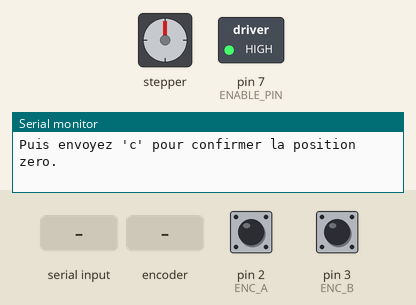
Bench run of a sketch on a simulated Arduino Mega 2560, built with avr-gcc and run on an emulated ATmega2560. Parts: stepper motor, switched loads named in the sketch (green lamp = pin HIGH), the last lines printed to the serial monitor. The test bench sets the inputs (shaded band); at power-on: pin 2 (ENC_A) HIGH, pin 3 (ENC_B) HIGH. Stepper angles assume 3200 steps per turn.

Above: at 1.2 s.
1.3 s: "c" received over Serial
2.8 s: "s" received over Serial
At 3.7 s:
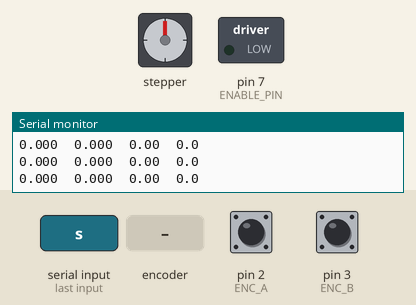
4.3 s: rotary encoder on pin 2 (ENC_A) / pin 3 (ENC_B) turned 1 step (first pin leading)
At 6.49 s:
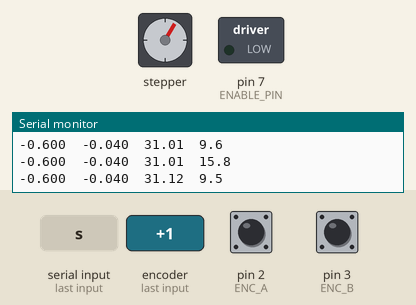
7.3 s: "e" received over Serial
At 8.3 s:
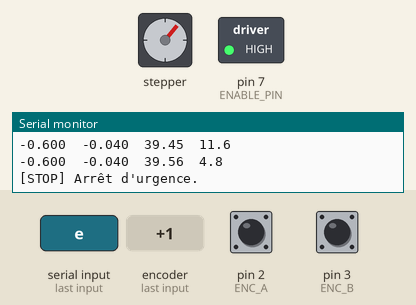
8.8 s: "S" received over Serial
At 9.6 s:
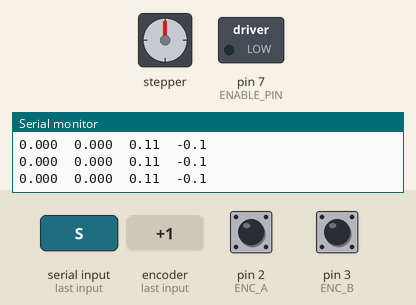
10.3 s: rotary encoder on pin 2 (ENC_A) / pin 3 (ENC_B) turned 3 steps (first pin leading)
At 16.4 s:
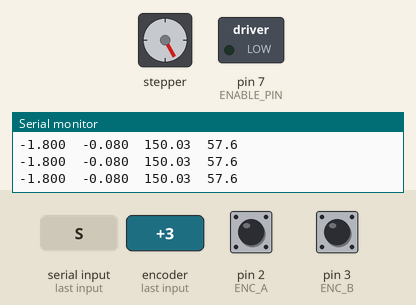
Timing chart, 0 to 16.6 s (numbered marks = the images above; inputs shaded):
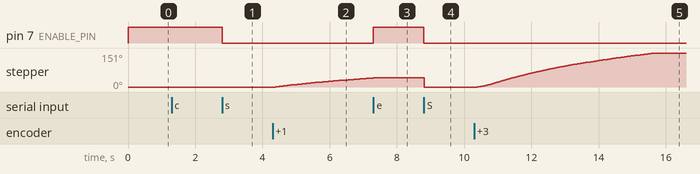

The sketch:

pendule_inverse.ino
```cpp
/**
 * ============================================================
 *  PENDULE INVERSÉ — Contrôle LQR sur chariot linéaire
 * ============================================================
 *
 * Matériel supposé :
 *   - Arduino Mega (recommandé : 6 broches d'interruption)
 *     ou ESP32 (toutes les broches supportent les interruptions)
 *   - Codeur incrémental quadrature sur broches 2 & 3 (INT0/INT1 Mega)
 *   - Driver pas à pas (A4988/DRV8825/TMC2209) sur broches STEP/DIR
 *   - Fin de course optionnel sur broche LIMIT_PIN
 *
 * Bibliothèques requises :
 *   - AccelStepper  → Gestionnaire de bibliothèques Arduino
 *
 * Contrôleur :
 *   Retour d'état LQR linéarisé autour de l'équilibre instable (θ=0)
 *   u = -K * [θ, θ̇, x, ẋ]
 *   où u est la vitesse du chariot en mm/s.
 *
 *   Les gains K sont à régler selon votre système physique.
 *   Un point de départ raisonnable est fourni — ajustez par simulation
 *   ou par essais (voir section RÉGLAGE DES GAINS).
 *
 * Repère angulaire :
 *   θ = 0   → pendule vertical vers le HAUT (équilibre instable)
 *   θ > 0   → pendule penché à droite
 *   Le codeur doit être câblé pour que ce sens soit respecté.
 * ============================================================
 */

#include "encoder.h"
#include "stepper_velocity.h"

// ─────────────────────────────────────────────
//  BROCHES
// ─────────────────────────────────────────────
constexpr uint8_t ENC_A       = 2;   // Interruption INT0
constexpr uint8_t ENC_B       = 3;   // Interruption INT1
constexpr uint8_t STEP_PIN    = 5;
constexpr uint8_t DIR_PIN     = 6;
constexpr uint8_t ENABLE_PIN  = 7;   // LOW = driver activé (A4988/DRV8825)
constexpr uint8_t LIMIT_PIN   = 8;   // fin de course (INPUT_PULLUP, NC)

// ─────────────────────────────────────────────
//  PARAMÈTRES MÉCANIQUES  — À ADAPTER
// ─────────────────────────────────────────────
// Codeur
constexpr uint16_t ENC_PPR        = 600;    // impulsions/tour (avant x4)
constexpr float    ENC_OFFSET_RAD = 0.0f;    // offset si le zéro n'est pas au top

float u_filtered = 0.0f;          // commande lissée
constexpr float U_ALPHA = 0.1f;   // 0.0 = immobile, 1.0 = pas de lissage
                                   // commencez à 0.3, montez si trop mou

// Moteur / transmission
constexpr float STEPS_PER_REV  = 200.0f;    // pas/tour moteur (1.8°)
constexpr float MICROSTEPPING  = 16.0f;     // microstep configuré sur le driver
constexpr float PULLEY_DIAM_MM = 113.2f;     // diamètre primitif poulie crantée (mm)
// steps/mm = (steps/rev * microstepping) / (π * Ø)
const float STEPS_PER_MM = (STEPS_PER_REV * MICROSTEPPING)
                           / (PI * PULLEY_DIAM_MM);   // ≈ 50.9 steps/mm pour GT2 Ø20

// Limites du chariot (mm depuis la position zéro, trouvée à l'init)
constexpr float RAIL_HALF_LENGTH_MM = 150.0f;

// ─────────────────────────────────────────────
//  PARAMÈTRES DU CONTRÔLEUR LQR  — À RÉGLER
// ─────────────────────────────────────────────
//
//  RÉGLAGE DES GAINS :
//  Le modèle linéarisé du pendule sur chariot est :
//    θ̈ = (g/l)·θ  +  (1/l)·ü_chariot   (approximation sin θ ≈ θ)
//  avec l = longueur du pendule (m), g = 9.81 m/s²
//
//  Pour régler par simulation (Python/Matlab) :
//    A = [[0,1,0,0],[g/l,0,0,0],[0,0,0,1],[0,0,0,0]]
//    B = [[0],[-1/l],[0],[1]]
//    Q = diag([q_theta, q_dtheta, q_x, q_dx])
//    R = [r_u]
//  puis K = lqr(A, B, Q, R)
//
//  Point de départ empirique (pendule ~30 cm, rail ~300 mm) :
//    K = [Kθ, Kθ̇, Kx, Kẋ]  →  u_vitesse = -K * état
//
constexpr float PENDULUM_LENGTH_M = 0.073f;   // longueur pendule (m) — à mesurer !

// Gains LQR (vitesse chariot en mm/s par unité d'état)
// θ en rad, θ̇ en rad/s, x en mm, ẋ en mm/s
constexpr float K_THETA  =  4500.0f;   // [mm/s / rad]
constexpr float K_DTHETA =  450.0f;   // [mm/s / (rad/s)]
constexpr float K_X      =    0.8f;   // [mm/s / mm]     (maintien de position)
constexpr float K_DX     =    2.5f;   // [mm/s / (mm/s)]

// Saturation de la commande
constexpr float MAX_VELOCITY_MMS  = 7000.0f;  // mm/s

// Zone d'activation du contrôle (en dehors = arrêt moteur)
// Si le pendule est trop loin de la verticale, on abandonne
constexpr float CONTROL_ANGLE_RAD = 1.0f;   // ≈ 20°

// ─────────────────────────────────────────────
//  PÉRIODE D'ÉCHANTILLONNAGE
// ─────────────────────────────────────────────
constexpr unsigned long CONTROL_PERIOD_US = 5000UL;   // 5 ms → 200 Hz

// ─────────────────────────────────────────────
//  OBJETS GLOBAUX
// ─────────────────────────────────────────────
Encoder        enc(ENC_A, ENC_B, ENC_PPR, ENC_OFFSET_RAD);
StepperVelocity motor(STEP_PIN, DIR_PIN, STEPS_PER_MM, MAX_VELOCITY_MMS);

// ISR globales — obligatoire pour les méthodes d'instance
void isrA() { enc.handleA(); }
void isrB() { enc.handleB(); }

// ─────────────────────────────────────────────
//  VARIABLES D'ÉTAT
// ─────────────────────────────────────────────
enum State { INIT, HOMING, WAITING, CONTROLLING, FAULT };
State systemState = INIT;

float x_ref_mm = 0.0f;           // consigne de position chariot (centre rail)

// Filtrage simple de la vitesse du chariot (dérivée de position)
float x_prev_mm  = 0.0f;
float dx_filtered = 0.0f;
constexpr float DX_ALPHA = 0.2f;

unsigned long lastControlTime_us = 0;

// ─────────────────────────────────────────────
//  SETUP
// ─────────────────────────────────────────────
void setup() {
  Serial.begin(115200);

  enc.begin();
  attachInterrupt(digitalPinToInterrupt(ENC_A), isrA, CHANGE);
  attachInterrupt(digitalPinToInterrupt(ENC_B), isrB, CHANGE);

  pinMode(ENABLE_PIN, OUTPUT);
  digitalWrite(ENABLE_PIN, HIGH);  // driver désactivé au départ

  motor.begin();
  motor.setSoftLimits(-RAIL_HALF_LENGTH_MM, RAIL_HALF_LENGTH_MM);

  pinMode(LIMIT_PIN, INPUT_PULLUP);

  Serial.println(F("=== Pendule Inverse - LQR ==="));
  Serial.print(F("stalcule = "));
  Serial.println(STEPS_PER_MM, 3);
  Serial.println(F("Envoyez 'h' pour homing."));

  systemState = HOMING;
}

// ─────────────────────────────────────────────
//  HOMING : trouve le centre du rail
// ─────────────────────────────────────────────
void doHoming() {
  Serial.println(F("[HOMING] Centrez le chariot manuellement sur le rail."));
  Serial.println(F("Puis envoyez 'c' pour confirmer la position zero."));

  // Attend la confirmation
  while (true) {
    if (Serial.available()) {
      char c = Serial.read();
      if (c == 'c' || c == 'C') break;
    }
  }

  motor.resetPosition();
  x_ref_mm = 0.0f;
  Serial.println(F("[HOMING] Zero defini. Envoyez 's' pour demarrer le controle."));
  systemState = WAITING;
}

// ─────────────────────────────────────────────
//  BOUCLE DE CONTRÔLE LQR
// ─────────────────────────────────────────────
void controlLoop() {
  unsigned long now_us = micros();
  if ((now_us - lastControlTime_us) < CONTROL_PERIOD_US) return;
  lastControlTime_us = now_us;

  // ── Lecture des états ──────────────────────
  float theta  = enc.getAngleRad();          // rad
  float dtheta = enc.getAngularVelocityRad(); // rad/s
  float x      = motor.getPositionMm();       // mm
  float dx_raw = (x - x_prev_mm) / (CONTROL_PERIOD_US * 1e-6f);
  dx_filtered  = DX_ALPHA * dx_raw + (1.0f - DX_ALPHA) * dx_filtered;
  x_prev_mm    = x;

  // ── Vérification zone de contrôle ─────────
  if (abs(theta) > CONTROL_ANGLE_RAD) {
    motor.stop();
    digitalWrite(ENABLE_PIN, HIGH);
    systemState = FAULT;
    Serial.print(F("[FAULT] Angle trop grand : "));
    Serial.print(theta * RAD_TO_DEG, 1);
    Serial.println(F("°. Relancer avec 's'."));
    return;
  }

  // ── Loi LQR : u = -K * [θ, θ̇, x-x_ref, ẋ] ──
  float u = -(K_THETA  * theta
            + K_DTHETA * dtheta
            + K_X      * (x - x_ref_mm)
            + K_DX     * dx_filtered);

  // Saturation
  u = constrain(u, -MAX_VELOCITY_MMS, MAX_VELOCITY_MMS);
  u_filtered = U_ALPHA * u + (1.0f - U_ALPHA) * u_filtered;
  motor.setVelocity(u_filtered);
  motor.update();

  // ── Télémétrie série (décommenter si besoin) ──
  //Format : theta(deg), dtheta(rad/s), x(mm), u(mm/s)
  Serial.print(theta * RAD_TO_DEG, 3);
  Serial.print('\t'); Serial.print(dtheta, 3);
  Serial.print('\t'); Serial.print(x, 2);
  Serial.print('\t'); Serial.println(u, 1);
}

// ─────────────────────────────────────────────
//  LOOP PRINCIPALE
// ─────────────────────────────────────────────
void loop() {
  // Toujours faire tourner les steps moteur en priorité
  motor.update();

  // ── Commandes série ────────────────────────
  if (Serial.available()) {
    char c = Serial.read();
    switch (c) {
      case 'h':
      case 'H':
        systemState = HOMING;
        break;

      case 's':
      case 'S':
        if (systemState == WAITING || systemState == FAULT) {
          enc.reset();
          motor.resetPosition();
          x_prev_mm    = 0.0f;
          dx_filtered  = 0.0f;
          lastControlTime_us = micros();
          digitalWrite(ENABLE_PIN, LOW);  // active le driver
          systemState = CONTROLLING;
          Serial.println(F("[CTRL] Contrôle LQR actif."));
        }
        break;

      case 'e':
      case 'E':
        motor.stop();
        digitalWrite(ENABLE_PIN, HIGH);
        systemState = WAITING;
        Serial.println(F("[STOP] Arrêt d'urgence."));
        break;

      case 'p':
      case 'P':
        // Affichage des paramètres
        Serial.print(F("theta = ")); Serial.print(enc.getAngleRad() * RAD_TO_DEG, 2);
        Serial.print(F("°  dtheta = ")); Serial.print(enc.getAngularVelocityRad(), 3);
        Serial.print(F(" rad/s  x = ")); Serial.print(motor.getPositionMm(), 1);
        Serial.println(F(" mm"));
        break;
    }
  }

  // ── Machine d'état ────────────────────────
  switch (systemState) {
    case HOMING:
      doHoming();
      break;

    case CONTROLLING:
      controlLoop();
      break;

    case WAITING:
    case FAULT:
    case INIT:
    default:
      break;
  }
}
```

encoder.cpp
```cpp
#include "encoder.h"

const float Encoder::VELOCITY_ALPHA = 0.15f;  // filtre passe-bas (0=figé, 1=brut)

Encoder::Encoder(uint8_t pinA, uint8_t pinB, uint16_t ppr, float offset_rad)
  : _pinA(pinA), _pinB(pinB), _ppr(ppr), _offset_rad(offset_rad),
    _count(0), _prevCount(0), _lastTime_us(0), _omega(0.0f)
{
  _radsPerCount = TWO_PI / (4.0f * ppr);  // mode quadrature x4
}

void Encoder::begin() {
  pinMode(_pinA, INPUT_PULLUP);
  pinMode(_pinB, INPUT_PULLUP);
}

float Encoder::getAngleRad() const {
  // Angle brut en radians, ramené dans [-π, π]
  float angle = (float)_count * _radsPerCount + _offset_rad;
  // Normalisation dans [-π, π]
  while (angle >  PI) angle -= TWO_PI;
  while (angle < -PI) angle += TWO_PI;
  return angle;
}

float Encoder::getAngularVelocityRad() const {
  return _omega;
}

void Encoder::reset() {
  noInterrupts();
  _count      = 0;
  _prevCount  = 0;
  _omega      = 0.0f;
  _lastTime_us = micros();
  interrupts();
}

// --- ISR canal A ---
void Encoder::handleA() {
  bool a = digitalRead(_pinA);
  bool b = digitalRead(_pinB);
  // Table de vérité quadrature
  if (a == b) _count++;
  else        _count--;
  _updateVelocity();
}

// --- ISR canal B ---
void Encoder::handleB() {
  bool a = digitalRead(_pinA);
  bool b = digitalRead(_pinB);
  if (a != b) _count++;
  else        _count--;
  _updateVelocity();
}

// Méthode privée inline pour la vitesse (appelée depuis les ISR)
// Déclarée ici comme lambda-like pour rester dans le .cpp
// Note : on la déclare dans le .cpp via un petit trick
void Encoder::_updateVelocity() {
  unsigned long now = micros();
  unsigned long dt  = now - _lastTime_us;
  if (dt > 0 && dt < 100000UL) {   // ignore si dt > 100 ms (arrêt)
    int32_t dCount = _count - _prevCount;
    float raw_omega = ((float)dCount * _radsPerCount) / (dt * 1e-6f);
    _omega = VELOCITY_ALPHA * raw_omega + (1.0f - VELOCITY_ALPHA) * _omega;
  }
  _prevCount  = _count;
  _lastTime_us = now;
}
```

encoder.h
```cpp
#pragma once
#include <Arduino.h>

/**
 * Codeur incrémental en quadrature (A/B)
 * Utilise deux interruptions matérielles pour un comptage précis.
 * La position est convertie en radians selon la résolution du codeur.
 */
class Encoder {
public:
  /**
   * @param pinA       Broche canal A (doit supporter les interruptions)
   * @param pinB       Broche canal B (doit supporter les interruptions)
   * @param ppr        Pulses Per Revolution (impulsions par tour du codeur)
   *                   → nombre de fronts comptés = 4 * ppr (mode quadrature x4)
   * @param offset_rad Offset angulaire en radians (pour caler le zéro)
   */
  Encoder(uint8_t pinA, uint8_t pinB, uint16_t ppr, float offset_rad = 0.0f);

  void begin();

  // Position en radians (0 = pendule vers le haut, positif = sens horaire)
  float getAngleRad() const;

  // Vitesse angulaire en rad/s (dérivée filtrée)
  float getAngularVelocityRad() const;

  // Remet le compteur à zéro (ou à l'offset)
  void reset();

  // Appelé par les ISR — ne pas appeler manuellement
  void handleA();
  void handleB();

private:
  uint8_t  _pinA, _pinB;
  uint16_t _ppr;
  float    _offset_rad;
  float    _radsPerCount;   // 2π / (4 * ppr)

  volatile int32_t _count;
  volatile int32_t _prevCount;

  // Pour le calcul de vitesse
  volatile unsigned long _lastTime_us;
  volatile float         _omega;        // rad/s filtré

  static const float VELOCITY_ALPHA;   // coefficient filtre passe-bas

  void _updateVelocity();    // appelé depuis handleA/handleB
};
```

stepper_velocity.cpp
```cpp
#include "stepper_velocity.h"

StepperVelocity::StepperVelocity(uint8_t stepPin, uint8_t dirPin,
                                  float stepsPerMm,
                                  float maxSpeed_mms,
                                  float maxAccel_mms2)
  : _stepper(AccelStepper::DRIVER, stepPin, dirPin),
    _stepsPerMm(stepsPerMm),
    _currentVel_mms(0.0f),
    _limitsEnabled(false),
    _minPos_mm(-1e9f), _maxPos_mm(1e9f)
{
  _maxSpeed_steps = maxSpeed_mms * stepsPerMm;
  _stepper.setMaxSpeed(_maxSpeed_steps);
  // En mode vitesse, setAcceleration n'est pas utilisé par runSpeed(),
  // mais on le garde pour d'éventuels mouvements en position.
  _stepper.setAcceleration(maxAccel_mms2 * stepsPerMm);
}

void StepperVelocity::begin() {
  _stepper.setCurrentPosition(0);
  _stepper.setSpeed(0);
}

void StepperVelocity::setVelocity(float vel_mms) {
  // Clamp à la vitesse max
  vel_mms = constrain(vel_mms, -(_maxSpeed_steps / _stepsPerMm),
                                 (_maxSpeed_steps / _stepsPerMm));

  // Fins de course logiciels
  if (_limitsEnabled) {
    float posMm = getPositionMm();
    if (posMm <= _minPos_mm && vel_mms < 0.0f) vel_mms = 0.0f;
    if (posMm >= _maxPos_mm && vel_mms > 0.0f) vel_mms = 0.0f;
  }

  _currentVel_mms = vel_mms;
  _stepper.setSpeed(mmToSteps(vel_mms));
}

void StepperVelocity::update() {
  // runSpeed() avance d'un pas si le timing l'exige — ne bloque pas
  _stepper.runSpeed();
}

float StepperVelocity::getPositionMm() const {
  return stepsToMm((float)_stepper.currentPosition());
}

void StepperVelocity::resetPosition() {
  _stepper.setCurrentPosition(0);
}

void StepperVelocity::stop() {
  _currentVel_mms = 0.0f;
  _stepper.setSpeed(0.0f);
}

void StepperVelocity::setSoftLimits(float minMm, float maxMm) {
  _minPos_mm     = minMm;
  _maxPos_mm     = maxMm;
  _limitsEnabled = true;
}
```

stepper_velocity.h
```cpp
#pragma once
#include <Arduino.h>
#include <AccelStepper.h>

/**
 * Contrôle en vitesse d'un moteur pas à pas via AccelStepper.
 * On impose directement une consigne de vitesse (mm/s ou steps/s)
 * sans gérer manuellement les pas de temps.
 *
 * AccelStepper est utilisé en mode vitesse constante (runSpeed),
 * avec une accélération max pour les transitions.
 *
 * Bibliothèque requise : AccelStepper (Mike McCaulay)
 * → Gestionnaire de bibliothèques Arduino : "AccelStepper"
 */
class StepperVelocity {
public:
  /**
   * @param stepPin     Broche STEP du driver (A4988, DRV8825, TMC2209…)
   * @param dirPin      Broche DIR du driver
   * @param stepsPerMm  Pas moteur par mm de déplacement chariot
   *                    = (steps/rev * microstepping) / (π * pulley_diameter_mm)
   *                    Ex: 200 * 16 / (π * 20) ≈ 50.9 steps/mm pour poulie GT2 Ø20mm
   * @param maxSpeed_mms   Vitesse max en mm/s
   * @param maxAccel_mms2  Accélération max en mm/s² (pour les changements de vitesse)
   */
  StepperVelocity(uint8_t stepPin, uint8_t dirPin,
                  float stepsPerMm,
                  float maxSpeed_mms  = 500.0f,
                  float maxAccel_mms2 = 2000.0f);

  void begin();

  /**
   * Définit la consigne de vitesse en mm/s.
   * Signe : positif = droite, négatif = gauche (selon câblage DIR).
   * À appeler à chaque itération du contrôleur.
   */
  void setVelocity(float vel_mms);

  /**
   * Met à jour le moteur — DOIT être appelé le plus souvent possible
   * dans loop() ou une ISR timer. Ne bloque pas.
   */
  void update();

  // Vitesse actuelle commandée (mm/s)
  float getCurrentVelocity() const { return _currentVel_mms; }

  // Position absolue en mm depuis le reset (intégrée depuis les steps)
  float getPositionMm() const;

  // Remet la position à zéro (ne bouge pas le moteur)
  void resetPosition();

  // Arrêt d'urgence immédiat
  void stop();

  // Limite de position logicielle (fin de course soft) en mm
  void setSoftLimits(float minMm, float maxMm);

private:
  AccelStepper _stepper;
  float        _stepsPerMm;
  float        _maxSpeed_steps;
  float        _currentVel_mms;

  // Fins de course logiciels
  float _minPos_mm, _maxPos_mm;
  bool  _limitsEnabled;

  float mmToSteps(float mm) const { return mm * _stepsPerMm; }
  float stepsToMm(float s)  const { return s  / _stepsPerMm; }
};
```

Measured:
- after the input at 2.8 s, pin 7 (ENABLE_PIN): HIGH → LOW at once
- after the input at 4.3 s, stepper: keeps turning clockwise at about 14°/s, starting after 0.09 s
- after the input at 7.3 s, pin 7 (ENABLE_PIN): LOW → HIGH at once; stepper: stops changing and stays 40°
- after the input at 8.8 s, pin 7 (ENABLE_PIN): HIGH → LOW at once; stepper: turns 40° counter-clockwise, starting at once
- after the input at 10.3 s, stepper: turns 151° clockwise in 5.3 s, starting after 0.08 s
